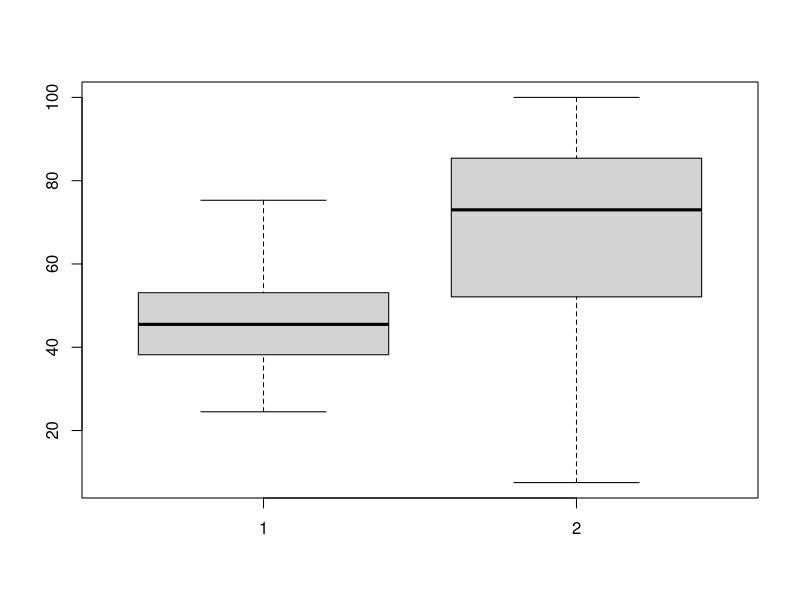
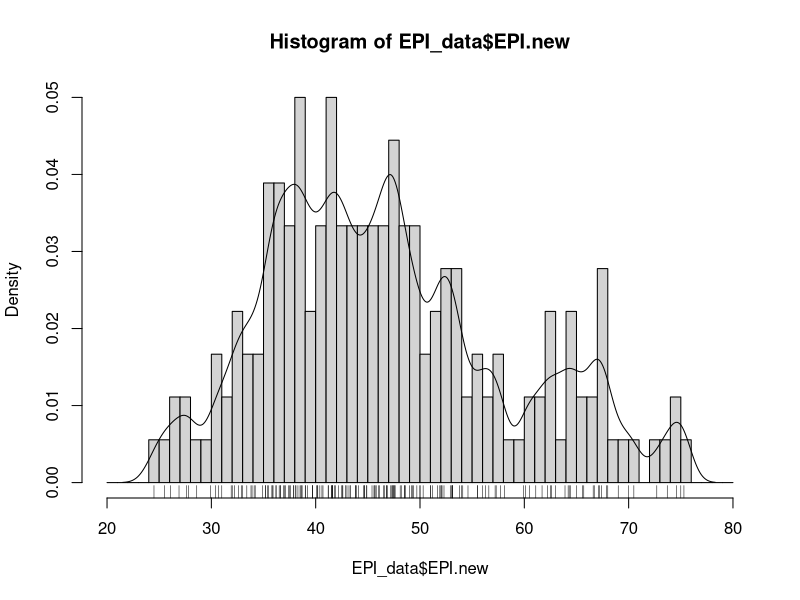
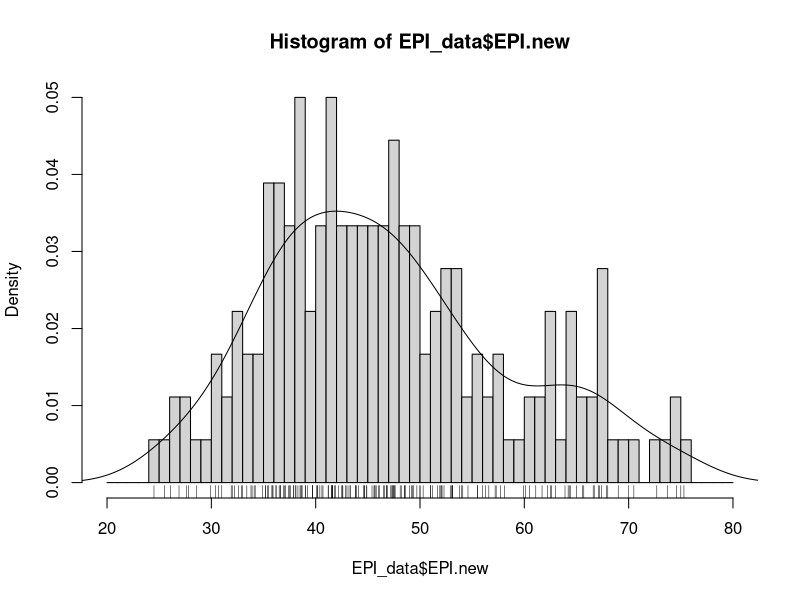
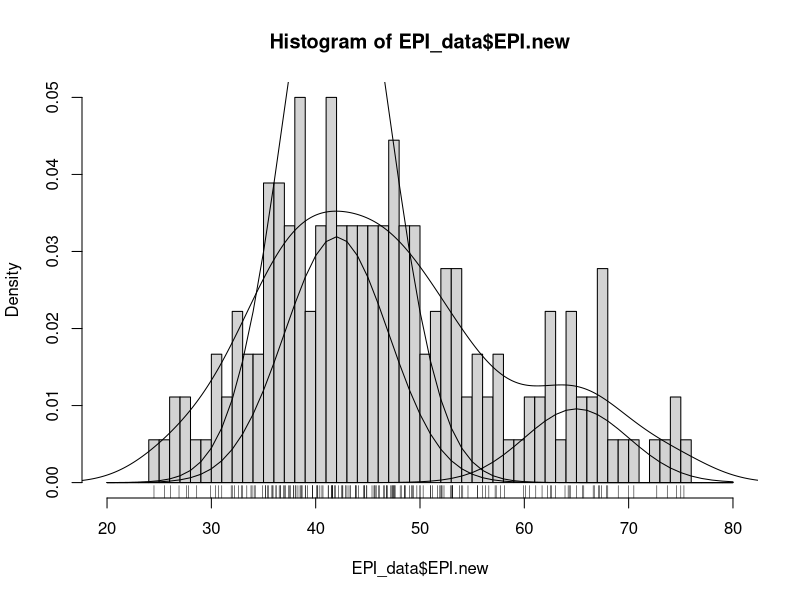
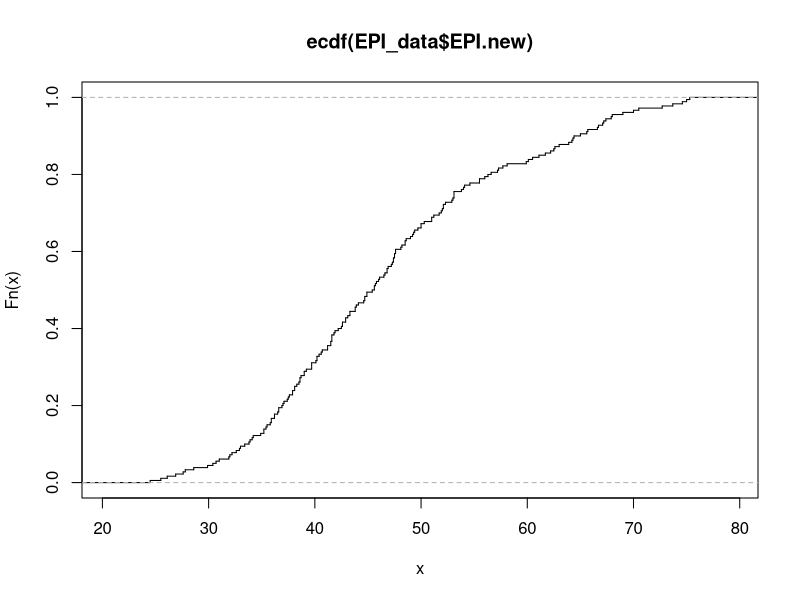
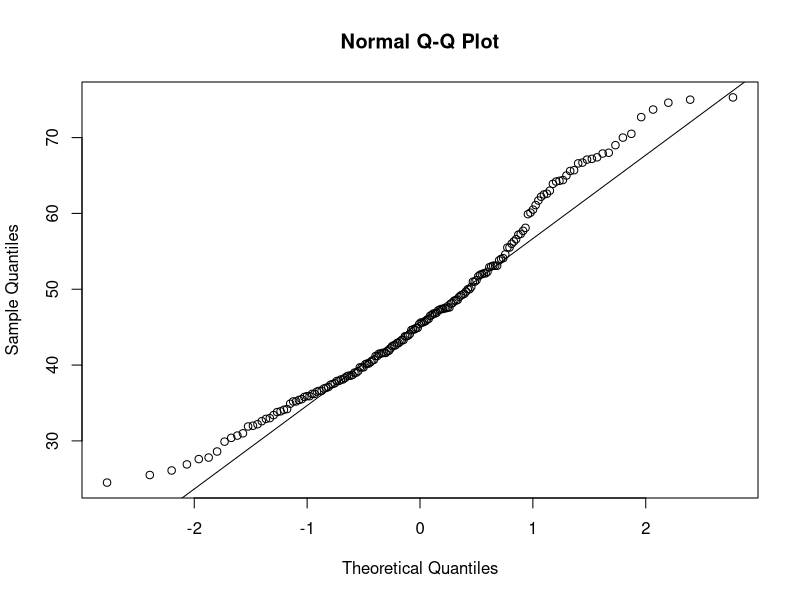
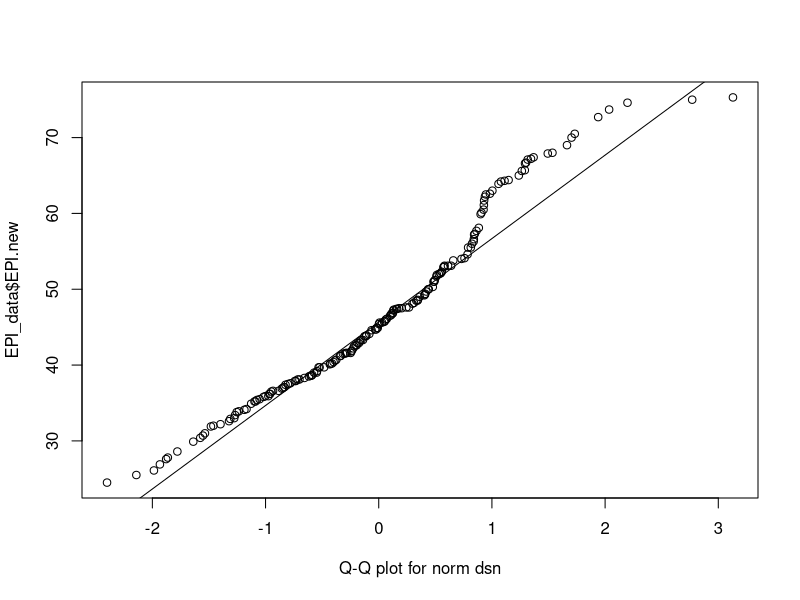
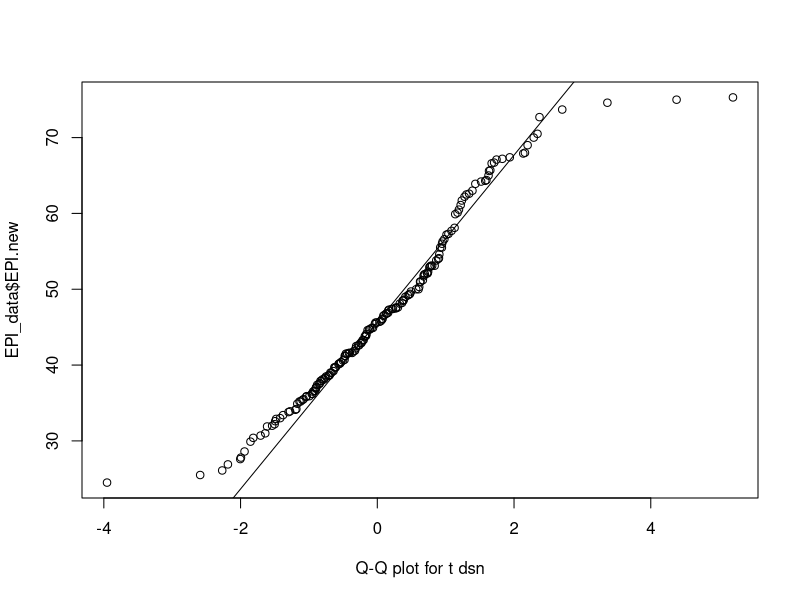

The R script that drew these images, in order:
## ---- chunk 1
knitr::opts_chunk$set(echo = TRUE)
## ---- chunk 2
EPI_data <- read.csv("./epi2024results06022024.csv")
## ---- chunk 3
summary(EPI_data$EPI.new) # stats
fivenum(EPI_data$EPI.new,na.rm=TRUE)
stem(EPI_data$EPI.new) # stem and leaf plot
## ---- chunk 4
boxplot(EPI_data$EPI.new, EPI_data$APO.new) 
## ---- chunk 5
hist(EPI_data$EPI.new, seq(20., 80., 1.0), prob=TRUE)
lines (density(EPI_data$EPI.new,na.rm=TRUE,bw=1.))
rug(EPI_data$EPI.new) 
hist(EPI_data$EPI.new, seq(20., 80., 1.0), prob=TRUE)
lines (density(EPI_data$EPI.new,na.rm=TRUE,bw='SJ'))
rug(EPI_data$EPI.new) 
## ---- chunk 6
hist(EPI_data$EPI.new, seq(20., 80., 1.0), prob=TRUE)
lines (density(EPI_data$EPI.new,na.rm=TRUE,bw='SJ'))
rug(EPI_data$EPI.new)

x<-seq(20,80,1)
q<- dnorm(x,mean=42, sd=5,log=FALSE)
lines(x,q)
lines(x,.4*q)
q<-dnorm(x,mean=65, sd=5,log=FALSE)
lines(x,.12*q)
## ---- chunk 7
plot(ecdf(EPI_data$EPI.new), do.points=FALSE, verticals=TRUE) 
qqnorm(EPI_data$EPI.new); qqline(EPI_data$EPI.new)
qqplot(rnorm(250), EPI_data$EPI.new, xlab = "Q-Q plot for norm dsn")
qqline(EPI_data$EPI.new)
qqplot(rt(250, df = 5), EPI_data$EPI.new, xlab = "Q-Q plot for t dsn")
qqline(EPI_data$EPI.new)
## ---- chunk 8
summary(EPI_data$WRS.new) # stats
fivenum(EPI_data$WRS.new,na.rm=TRUE)
stem(EPI_data$WRS.new) # stem and leaf plot
## ---- chunk 9
boxplot(EPI_data$WRS.new, EPI_data$APO.new) 
## ---- chunk 10
hist(EPI_data$WRS.new, seq(0., 100., 5.0), prob=TRUE)
lines (density(EPI_data$WRS.new,na.rm=TRUE,bw=1.))
rug(EPI_data$WRS.new) 
hist(EPI_data$WRS.new, seq(0., 100., 5.0), prob=TRUE)
lines (density(EPI_data$WRS.new,na.rm=TRUE,bw='SJ'))
rug(EPI_data$WRS.new) 
## ---- chunk 11
hist(EPI_data$WRS.new, seq(0., 100., 5.0), prob=TRUE)
lines (density(EPI_data$WRS.new,na.rm=TRUE,bw='SJ'))
rug(EPI_data$WRS.new)

x<-seq(20,80,1)
q<- dnorm(x,mean=42, sd=5,log=FALSE)
lines(x,q)
lines(x,.4*q)
q<-dnorm(x,mean=65, sd=5,log=FALSE)
lines(x,.12*q)
## ---- chunk 12
plot(ecdf(EPI_data$WRS.new), do.points=FALSE, verticals=TRUE) 
qqnorm(EPI_data$WRS.new); qqline(EPI_data$WRS.new)
qqplot(rnorm(250), EPI_data$WRS.new, xlab = "Q-Q plot for norm dsn")
qqline(EPI_data$WRS.new)
qqplot(rt(250, df = 5), EPI_data$WRS.new, xlab = "Q-Q plot for t dsn")
qqline(EPI_data$WRS.new)
